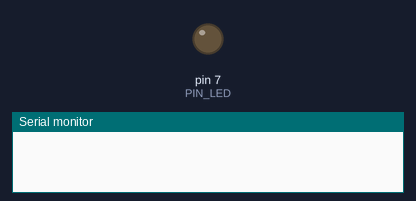
Simulated run of this sketch. Board: Arduino Uno, built with avr-gcc and run on an emulated ATmega328P. Shown: output pins drawn as LEDs (lit = HIGH), the last lines printed to the serial monitor. Dashed ring = blinking. At 2.0 s the program stops and its outputs stay as they are.

Above: at 0.5 s.
At 1.85 s:
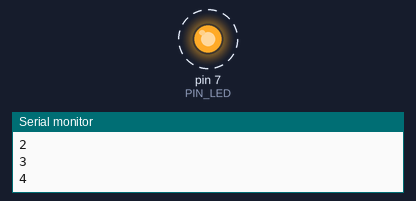
Timing chart, 0 to 3.0 s (numbered marks = the images above):
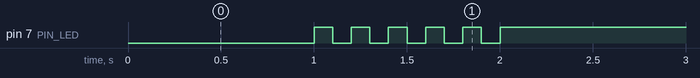

Measured:
- by itself, pin 7 (PIN_LED): alternates HIGH for 0.10 s and LOW for 0.10 s, 11 changes in all, then stays HIGH

The sketch:

05_practice_2.ino
```cpp
#define PIN_LED 7
unsigned int count, toggle;

void setup() {
  pinMode(PIN_LED, OUTPUT);
  Serial.begin(115200);

  count = toggle = 0;
  digitalWrite(PIN_LED, toggle);
}

void loop() {

  toggle = toggle_state(toggle);  // toggle = 0
  digitalWrite(PIN_LED, toggle);  // 켜짐
  delay(1000);

  while(count++<5){
    toggle = 1;
    digitalWrite(PIN_LED, toggle);  // 꺼짐
    delay(100);
    toggle = 0;
    digitalWrite(PIN_LED, toggle);  // 켜짐
    delay(100);
    Serial.println(count);
  }
  toggle = 1;
  digitalWrite(PIN_LED, toggle);  // 꺼짐
  while(1){   //infinite loop

  }
}

int toggle_state(int toggle){
  return toggle;
}
```
